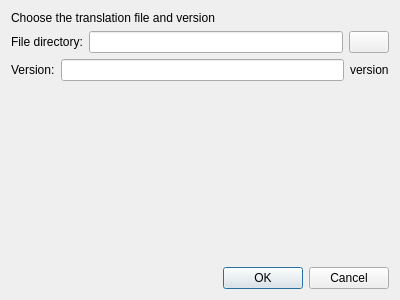
<?xml version="1.0" encoding="UTF-8"?>
<ui version="4.0">
 <class>AddTranslationUI</class>
 <widget class="QDialog" name="AddTranslationUI">
  <property name="geometry">
   <rect>
    <x>0</x>
    <y>0</y>
    <width>400</width>
    <height>300</height>
   </rect>
  </property>
  <property name="windowTitle">
   <string>Add Translation</string>
  </property>
  <layout class="QVBoxLayout" name="verticalLayout">
   <item>
    <widget class="QLabel" name="label">
     <property name="text">
      <string>Choose the translation file and version</string>
     </property>
    </widget>
   </item>
   <item>
    <layout class="QHBoxLayout" name="horizontalLayout">
     <item>
      <widget class="QLabel" name="label_2">
       <property name="text">
        <string>File directory:</string>
       </property>
      </widget>
     </item>
     <item>
      <widget class="QLineEdit" name="lineEdit"/>
     </item>
     <item>
      <widget class="QPushButton" name="dirBtn">
       <property name="text">
        <string/>
       </property>
       <property name="icon">
        <iconset theme="document-open"/>
       </property>
      </widget>
     </item>
    </layout>
   </item>
   <item>
    <layout class="QHBoxLayout" name="horizontalLayout_2">
     <item>
      <widget class="QLabel" name="label_3">
       <property name="text">
        <string>Version:</string>
       </property>
      </widget>
     </item>
     <item>
      <widget class="QLineEdit" name="lineEdit_2"/>
     </item>
     <item>
      <widget class="QLabel" name="versionLabel">
       <property name="text">
        <string>version</string>
       </property>
      </widget>
     </item>
    </layout>
   </item>
   <item>
    <spacer name="verticalSpacer">
     <property name="orientation">
      <enum>Qt::Orientation::Vertical</enum>
     </property>
     <property name="sizeHint" stdset="0">
      <size>
       <width>20</width>
       <height>40</height>
      </size>
     </property>
    </spacer>
   </item>
   <item>
    <widget class="QDialogButtonBox" name="buttonBox">
     <property name="standardButtons">
      <set>QDialogButtonBox::StandardButton::Cancel|QDialogButtonBox::StandardButton::Ok</set>
     </property>
    </widget>
   </item>
  </layout>
 </widget>
 <resources/>
 <connections/>
</ui>
